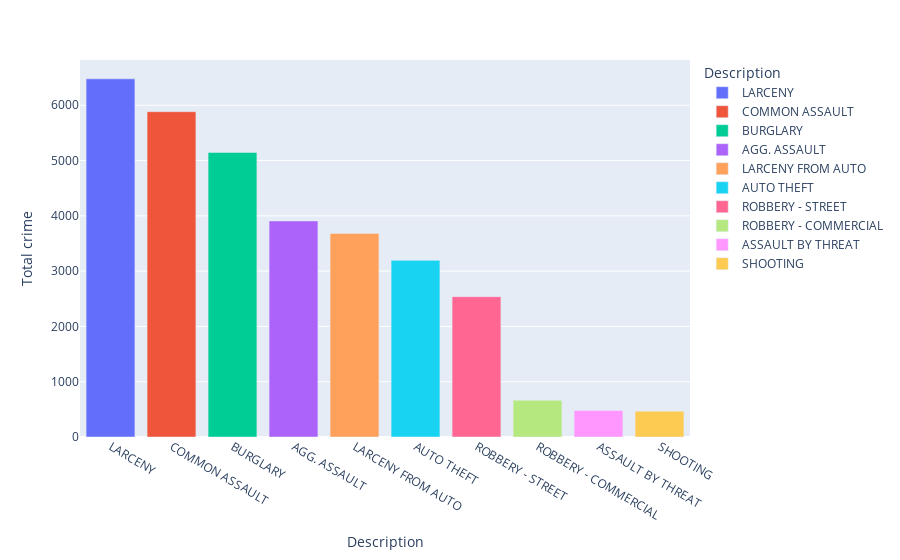

Notebook code for this chart:
### Code cell
px.bar(style_most_crime,x="Description",y="Total crime",color="Description")

### Figure 1 — Plotly figure (JSON) as saved in the notebook; plotly's stock layout.template omitted (floating-point values rounded to 4 significant figures)
{"data": [{"alignmentgroup": "True", "hovertemplate": "Description=%{x}<br>Total crime=%{y}<extra></extra>", "legendgroup": "LARCENY", "marker": {"color": "#636efa", "pattern": {"shape": ""}}, "name": "LARCENY", "offsetgroup": "LARCENY", "orientation": "v", "showlegend": true, "textposition": "auto", "type": "bar", "x": ["LARCENY"], "xaxis": "x", "y": [6478], "yaxis": "y"}, {"alignmentgroup": "True", "hovertemplate": "Description=%{x}<br>Total crime=%{y}<extra></extra>", "legendgroup": "COMMON ASSAULT", "marker": {"color": "#EF553B", "pattern": {"shape": ""}}, "name": "COMMON ASSAULT", "offsetgroup": "COMMON ASSAULT", "orientation": "v", "showlegend": true, "textposition": "auto", "type": "bar", "x": ["COMMON ASSAULT"], "xaxis": "x", "y": [5884], "yaxis": "y"}, {"alignmentgroup": "True", "hovertemplate": "Description=%{x}<br>Total crime=%{y}<extra></extra>", "legendgroup": "BURGLARY", "marker": {"color": "#00cc96", "pattern": {"shape": ""}}, "name": "BURGLARY", "offsetgroup": "BURGLARY", "orientation": "v", "showlegend": true, "textposition": "auto", "type": "bar", "x": ["BURGLARY"], "xaxis": "x", "y": [5147], "yaxis": "y"}, {"alignmentgroup": "True", "hovertemplate": "Description=%{x}<br>Total crime=%{y}<extra></extra>", "legendgroup": "AGG. ASSAULT", "marker": {"color": "#ab63fa", "pattern": {"shape": ""}}, "name": "AGG. ASSAULT", "offsetgroup": "AGG. ASSAULT", "orientation": "v", "showlegend": true, "textposition": "auto", "type": "bar", "x": ["AGG. ASSAULT"], "xaxis": "x", "y": [3908], "yaxis": "y"}, {"alignmentgroup": "True", "hovertemplate": "Description=%{x}<br>Total crime=%{y}<extra></extra>", "legendgroup": "LARCENY FROM AUTO", "marker": {"color": "#FFA15A", "pattern": {"shape": ""}}, "name": "LARCENY FROM AUTO", "offsetgroup": "LARCENY FROM AUTO", "orientation": "v", "showlegend": true, "textposition": "auto", "type": "bar", "x": ["LARCENY FROM AUTO"], "xaxis": "x", "y": [3683], "yaxis": "y"}, {"alignmentgroup": "True", "hovertemplate": "Description=%{x}<br>Total crime=%{y}<extra></extra>", "legendgroup": "AUTO THEFT", "marker": {"color": "#19d3f3", "pattern": {"shape": ""}}, "name": "AUTO THEFT", "offsetgroup": "AUTO THEFT", "orientation": "v", "showlegend": true, "textposition": "auto", "type": "bar", "x": ["AUTO THEFT"], "xaxis": "x", "y": [3195], "yaxis": "y"}, {"alignmentgroup": "True", "hovertemplate": "Description=%{x}<br>Total crime=%{y}<extra></extra>", "legendgroup": "ROBBERY - STREET", "marker": {"color": "#FF6692", "pattern": {"shape": ""}}, "name": "ROBBERY - STREET", "offsetgroup": "ROBBERY - STREET", "orientation": "v", "showlegend": true, "textposition": "auto", "type": "bar", "x": ["ROBBERY - STREET"], "xaxis": "x", "y": [2538], "yaxis": "y"}, {"alignmentgroup": "True", "hovertemplate": "Description=%{x}<br>Total crime=%{y}<extra></extra>", "legendgroup": "ROBBERY - COMMERCIAL", "marker": {"color": "#B6E880", "pattern": {"shape": ""}}, "name": "ROBBERY - COMMERCIAL", "offsetgroup": "ROBBERY - COMMERCIAL", "orientation": "v", "showlegend": true, "textposition": "auto", "type": "bar", "x": ["ROBBERY - COMMERCIAL"], "xaxis": "x", "y": [666], "yaxis": "y"}, {"alignmentgroup": "True", "hovertemplate": "Description=%{x}<br>Total crime=%{y}<extra></extra>", "legendgroup": "ASSAULT BY THREAT", "marker": {"color": "#FF97FF", "pattern": {"shape": ""}}, "name": "ASSAULT BY THREAT", "offsetgroup": "ASSAULT BY THREAT", "orientation": "v", "showlegend": true, "textposition": "auto", "type": "bar", "x": ["ASSAULT BY THREAT"], "xaxis": "x", "y": [480], "yaxis": "y"}, {"alignmentgroup": "True", "hovertemplate": "Description=%{x}<br>Total crime=%{y}<extra></extra>", "legendgroup": "SHOOTING", "marker": {"color": "#FECB52", "pattern": {"shape": ""}}, "name": "SHOOTING", "offsetgroup": "SHOOTING", "orientation": "v", "showlegend": true, "textposition": "auto", "type": "bar", "x": ["SHOOTING"], "xaxis": "x", "y": [466], "yaxis": "y"}], "layout": {"barmode": "relative", "legend": {"title": {"text": "Description"}, "tracegroupgap": 0}, "margin": {"t": 60}, "xaxis": {"anchor": "y", "categoryarray": ["LARCENY", "COMMON ASSAULT", "BURGLARY", "AGG. ASSAULT", "LARCENY FROM AUTO", "AUTO THEFT", "ROBBERY - STREET", "ROBBERY - COMMERCIAL", "ASSAULT BY THREAT", "SHOOTING"], "categoryorder": "array", "domain": [0, 1], "title": {"text": "Description"}}, "yaxis": {"anchor": "x", "domain": [0, 1], "title": {"text": "Total crime"}}}}
